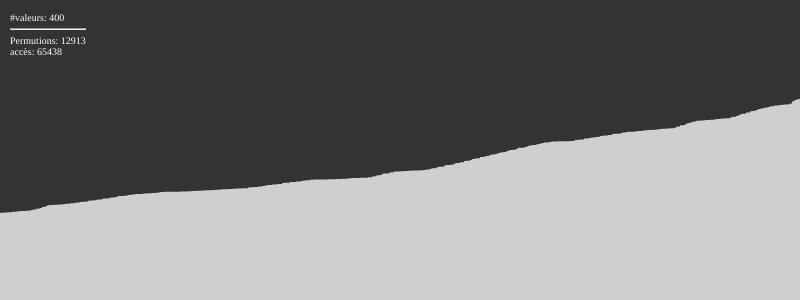
Frame 1 (no input)
Frame 60 (no input): identical to frame 1, image omitted
Frame 120 (the mouse pressed at the canvas centre since frame 60): identical to frame 1, image omitted

The p5.js sketch that drew this single still picture (run headless with seeded random() and noise() and a simulated clock; from frame 60 on, the mouse is pressed at the canvas centre):

// p5.js sketch
// ── sketch.js
let rand = [];
let sorted = [];
let i = 0, j=0;
let scale = 2;
let states = [];
let permutations = 0; let read=0;
let divText;

function setup() {
	createCanvas(800,300);
	divText = createP('text');
	divText.style('font-size','10px');
	divText.style('color','white');
	divText.position(10,2);
	for (let i = 0; i< width/scale;i++) {
		rand[i] = noise(i/100)*height;
		// rand[i] = random(height);
		states[i] = 0;
	}
//sort ...
// by processing
//	rand = sort(rand);

	quickSort(rand,0,rand.length-1);

}

async function swap (arr,i,j) {
	// await sleep(1);
	let temp = arr[i];
	arr[i] = arr[j];
	arr[j] = temp;
	read += 4;
	permutations++;
}

async function quickSort(arr,s,e) {
	if (s>=e) {
		console.log('end');
		return;
	}

	let index= await partition(arr,s,e);
	states[index] = 0;
	await Promise.all([quickSort(arr,s,index-1), quickSort(arr,index+1,e)]);
	// await quickSort(arr,s,index-1);
	// await quickSort(arr,index+1,e);
}

async function partition(arr,start,end) {
	let pivotI = start;
	let pivotV = arr[end]; read++;
	for (let i =start; i<end;i++) {
		states[i] = 2;
	}
	states[pivotI]=1;
	for( let i = start; i<end;i++) {
		if(arr[i]< pivotV) {
			await swap(arr,i,pivotI);
			states[pivotI] = 0;
			pivotI++;
			states[pivotI] = 1;
		}
		read++;
	}
	states[pivotI]=1;
	await swap(arr,pivotI,end);
	for (let i =start; i<end;i++) {
		if (i != pivotI)  states[i] = 0;
	}
	return pivotI;
}

function draw() {
	background(51);
	fill(255); noStroke();
	divText.html('#valeurs: '+width/scale+'<hr>'+'Permutions: '+permutations+'<br>'+'accès: '+read);

	for(let i = 0; i< rand.length;i++) {
		switch (states[i]) {
		 case 1: fill('#E0777D');break;
		 case 2: fill('#D6FFB7'); break;
		 case 0: fill(207);break;
		}
		rect(i*scale,height-rand[i],scale,rand[i]);
	}

}


function sleep(ms) {
	return new Promise(resolve=>setTimeout(resolve,ms));
}
